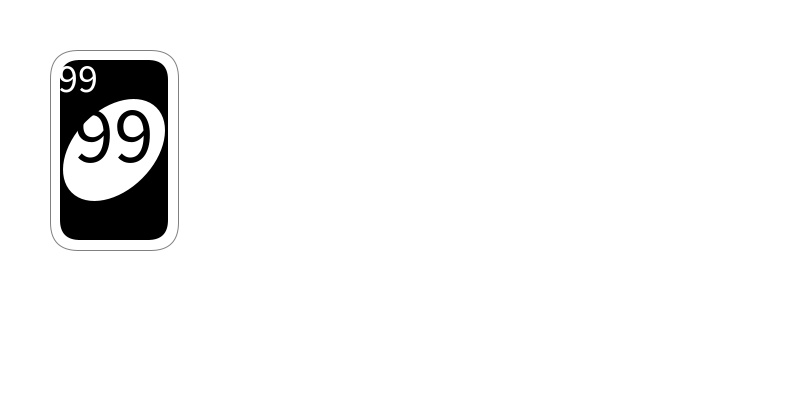
Frame 1 (no input)
Frame 60 (the mouse pressed at the canvas centre just before this capture): identical to frame 1, image omitted
Frame 120 (the mouse held since frame 60 and released just before this capture): identical to frame 1, image omitted

The Processing sketch that drew this single still picture (run headless with seeded random() and noise(); from frame 60 on, the mouse is pressed at the canvas centre):

// Processing sketch: week04_9_uno_pool_get_card
// ── week04_9_uno_pool_get_card.pde
void setup()
{
  size(800,400);
  myShuffle();
}

void myShuffle()
{
  for(int i=0;i<8;i++)
  {
    for(int j=0;j<11;j++)
    {
      cardN[i*11+j]=j;  //把卡片數字放到j
      cardC[i*11+j]=C[i%4];  //把卡片顏色放到C
    }
  }
  
  //洗牌
  for(int i=0;i<1000;i++)  //i<?自訂要洗幾次\
  {
   int a=int(random(88)),b=int(random(88));
   //交換數字
   int temp=cardN[a];
   cardN[a]=cardN[b];
   cardN[b]=temp;
   //交換顏色
   temp=cardC[a];
   cardC[a]=cardC[b];
   cardC[b]=temp;
  }
}

int [][]card=new int[8][11];  // 用陣列畫卡片
int []cardN=new int[88];  //  存卡片數字
int []cardC=new int[88];  //  存卡片顏色

color [] C={#FF5555,#FFAA00,#55AA55,#5555FF};  //用陣列放每一格的顏色
void draw()
{
  background(255);
  if (mousePressed && mouseButton==RIGHT)  //顯示所有牌
  {
    for(int i=0;i<8;i++)
    {
      for (int j=0;j<11;j++)
      {
        drawCard(j*32,i*50,cardC[i*11+j],cardN[i*11+j],32);
      }
    }
  }
  else drawCard(50,50,#000000,99,128);  //得到卡片
  for (int i=0;i<myCard;i++)  //呼叫drawCard顯示已經洗好的牌
  {
    drawCard(450+40*i,50,cardC[i],cardN[i],128);
  }
}

int myCard=0;
void mousePressed()
{
  if (mouseButton==LEFT) 
    myCard++;  //按下左鍵拿牌
}

void drawCard(int x,int y,color c,int n,int w)  //畫卡函式
{
  float s=w/32.0;  //縮放倍率
  stroke(128);  //灰線(邊緣)
  fill(255);  //白框
  rect(x,y,32*s,50*s,7*s);  //白框範圍 7是radius圓角
  noStroke();
  fill(c); 
  rect(x+2.5*s,y+2.5*s,32*s-5*s,50*s-5*s,5*s);  //中間有底色的區塊
  
  //畫橢圓
  pushMatrix();
  fill(255);  //白色
  translate(x+16*s,y+25*s);  //調整位子
  rotate(radians(45));  //旋轉
  ellipse(0,0,20*s,30*s);  //畫橢圓
  popMatrix();
  
  //卡排左上號碼
  textSize(10*s);
  textAlign(CENTER,CENTER);
  text(n,x+7*s,y+7*s);
  
  //卡排中間號碼
  textSize(20*s);
  fill(c);  //  指定顏色避免顯示不出來
  text(n,x+16*s,y+21*s);
}
